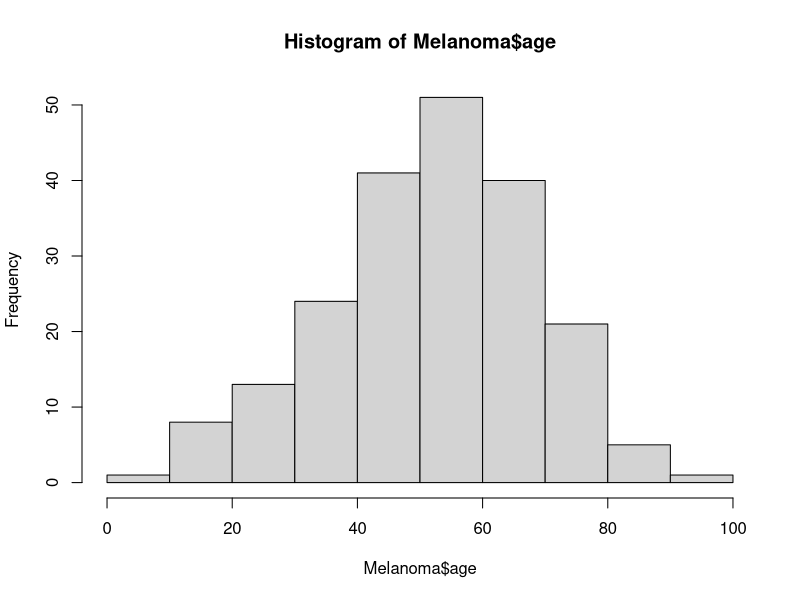
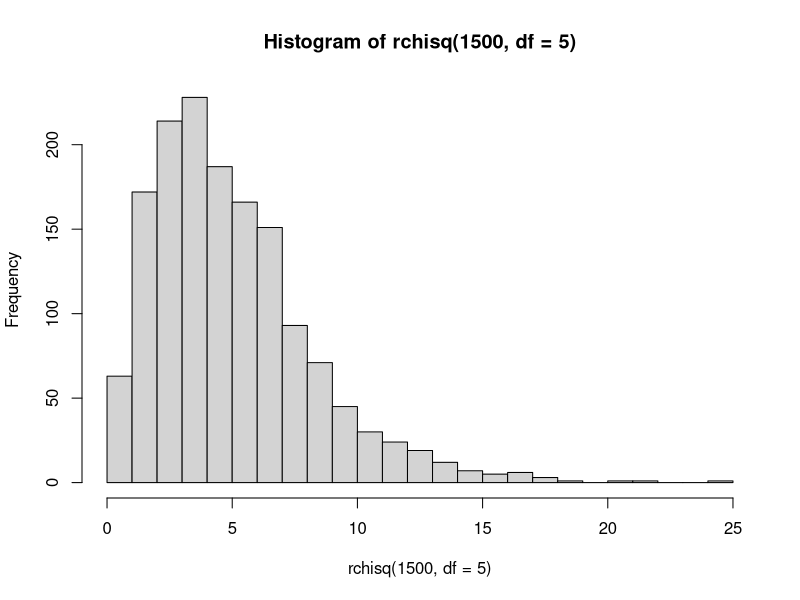

The R source for these figures, in order:

x <- 1:100
length(x)

odd <- seq(1, 100, 2)
even <- seq(2, 100, 2)
y = x
y


y[odd] <- x[odd] + 5
y[even] <- x[even] - 10
sd(y)

y
x


quiz_list = list(
  x = c(1, 2),
  y = "Hello Quiz Taker",
  z = "z"
)

quiz_list[3]

quiz_list[[3]]

quiz_list$z

library(MASS)
Melanoma <- MASS::Melanoma
hist(Melanoma$age)

hist(rchisq(1500, df = 5), breaks = 20)
